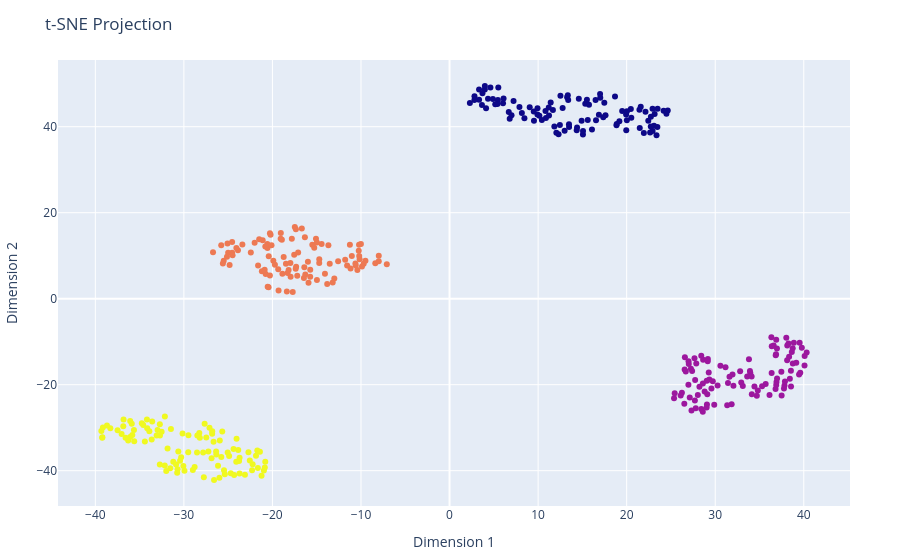

Source (notebook cell):
### Markdown cell above
**6)**
Finally, let's try a different dimenstion reduction algorithm: tSNE.

### Code cell
using TSne

# --- t-SNE ---

tsne_model = tsne(neuron_data_centered, 2, 50, 1000, 20) # Run t-SNE
# Create class labels (1, 2, 3)
labels = repeat(1:length(response_means), inner = n_samples)

# t-SNE Plot
tsne_plot = PlotlyJS.plot(
    [
        PlotlyJS.scatter(
            x=tsne_model[:, 1],
            y=tsne_model[:, 2],
            mode="markers",
            marker=attr(color=labels, colorscale="viridis"),
            text=labels,
            name="t-SNE"
        )
    ],
    Layout(
        title="t-SNE Projection",
        xaxis_title="Dimension 1",
        yaxis_title="Dimension 2"
    )
)

display(tsne_plot)

### Figure 1 — Plotly figure (JSON) as saved in the notebook; plotly's stock layout.template omitted (floating-point values rounded to 4 significant figures; data arrays with more than 128 entries replaced by an {"elided": "..."} marker saying what was removed)
{"data": [{"marker": {"color": {"elided": "400 int values"}, "colorscale": "viridis"}, "mode": "markers", "name": "t-SNE", "text": {"elided": "400 int values"}, "type": "scatter", "x": {"elided": "400 float values"}, "y": {"elided": "400 float values"}}], "layout": {"margin": {"b": 50, "l": 50, "r": 50, "t": 60}, "title": "t-SNE Projection", "xaxis": {"title": {"text": "Dimension 1"}}, "yaxis": {"title": {"text": "Dimension 2"}}}}
